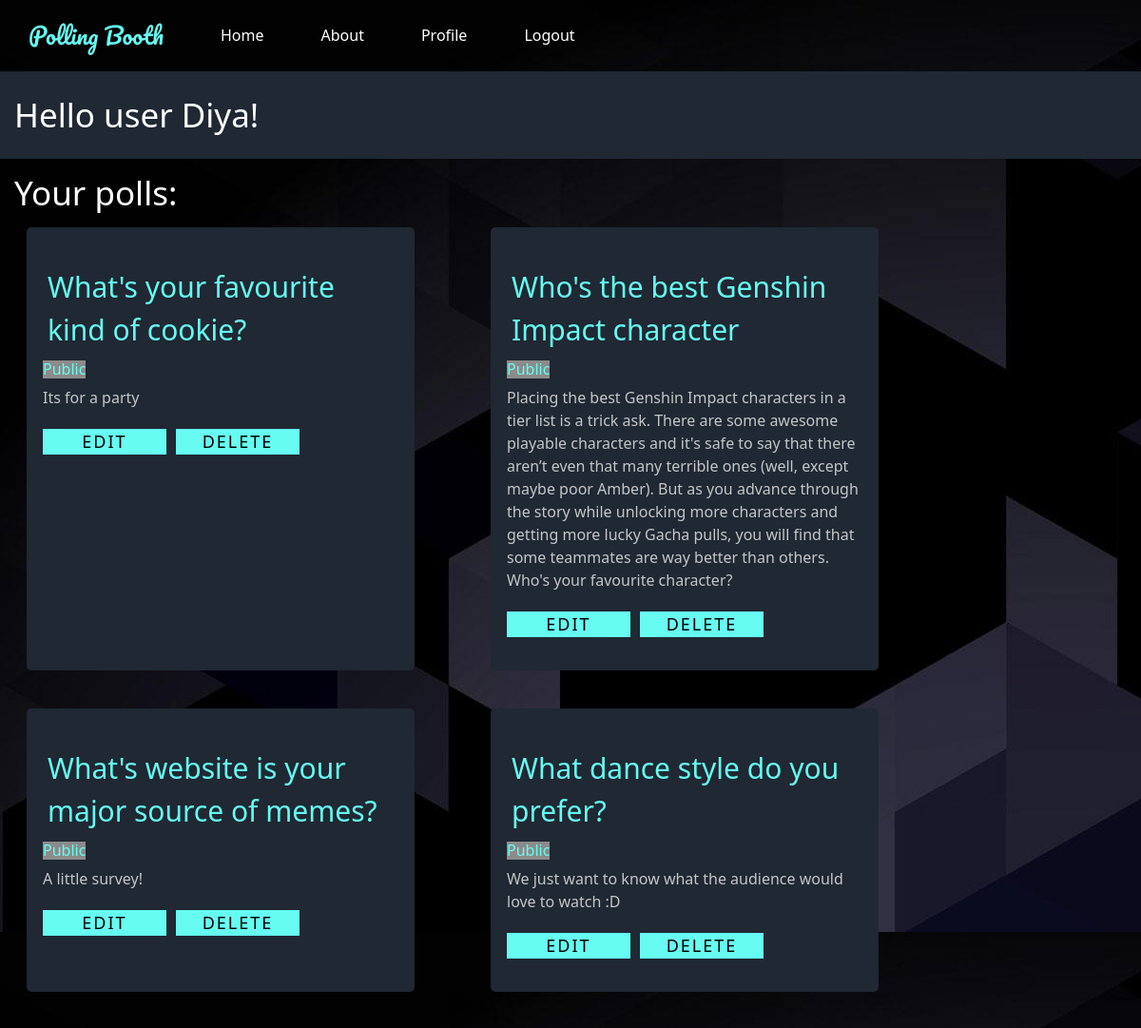
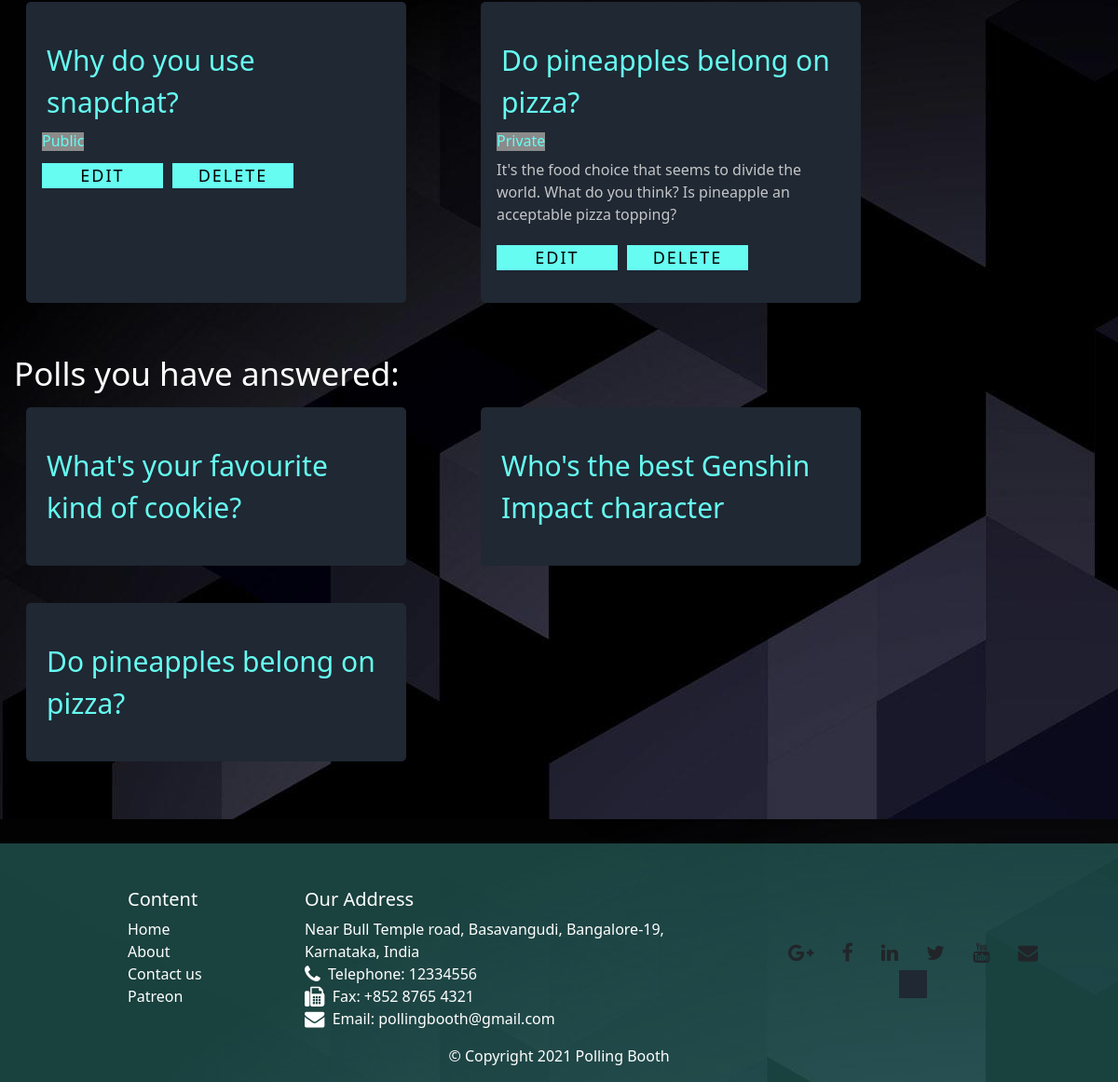
The page /profile.php?error=wrongaccess (signed in) on the database its author committed (2 pictures, top to bottom).
### tables this page shows
CREATE TABLE `polls` (
  `id` int(11) NOT NULL,
  `pollsQues` varchar(128) DEFAULT NULL,
  `pollsDesc` text DEFAULT NULL,
  `pollsStart` date NOT NULL,
  `pollsEnd` date NOT NULL,
  `usersId` int(11) DEFAULT NULL,
  `pollsPrivate` char(1) NOT NULL
);

### includes/functions.inc.php (called while the page is built, shortened)
<?php
function fetchUsersPolls($conn, $user)
{
    $sql = "SELECT * FROM polls WHERE usersId = $user;";
    $result = mysqli_query($conn, $sql);
    $rowsNum = mysqli_num_rows($result);
    if ($rowsNum > 0)
    {
        $rows = mysqli_fetch_all($result, MYSQLI_ASSOC);
        return $rows;
    }
    return false;
}
function pollsAnswered($conn, $user)
{
    $sql = "SELECT polls.id, polls.pollsQues FROM polls JOIN answers ON answers.pollsId = polls.id WHERE answers.usersId = $user;";
    $result = mysqli_query($conn, $sql);
    $rowsNum = mysqli_num_rows($result);
    if ($rowsNum > 0)
    {
        $rows = mysqli_fetch_all($result, MYSQLI_ASSOC);
        return $rows;
    }
    return false;
}

### profile.php (the view, shortened to what this page needs)
<?php
include_once "header.php";
require_once "includes/dbh.inc.php";
require_once "includes/functions.inc.php";
$user = $_SESSION["userid"];
$polls = fetchUsersPolls($conn, $user);
$AnsweredPolls = pollsAnswered($conn, $user);
?>
<div class="polls conatiner">
    <div class="row">
        <div class="error-block">
        <h2>Hello user <?php echo $_SESSION["useruid"]; ?>!</h2>
        </div>
        <h2>Your polls:</h2>
        <?php
        if (!empty($polls)) {
            foreach ($polls as $poll) {
                echo "<div class='poll-container col-6 col-sm-4'><a href=vote.php?id=" . $poll["id"] . ">" . $poll["pollsQues"] . "</a>";
                $category = ($poll['pollsPrivate'] === 'Y') ? "Private" : "Public";
                echo "<h6 class='category'>". $category . "</h6>";
                if ($poll["pollsDesc"]) {
                    echo "<p class='desc'>" . $poll["pollsDesc"] . "</p>";
                }
                echo "<button class='submit-btn prof-btn'><a href='editPoll.php?poll=" . $poll["id"] . "'>Edit</a></button>";
                echo "<button class='submit-btn prof-btn'><a href='includes/deletePoll.inc.php?poll=" . $poll["id"] . "'>Delete</a></button></div>";
            }
        } else {
            echo "<h4 style='color:grey;'>&nbsp&nbsp--You have no polls!--</h4>";
        }
        ?>
    </div>
    <div class="row">
        <h2>Polls you have answered:</h2>
        <?php
        if (!empty($AnsweredPolls)) {
            foreach ($AnsweredPolls as $AnsweredPoll) {
                echo "<div class='poll-container col-6 col-sm-4'><a href=vote.php?id=" . $AnsweredPoll["id"] . ">" . $AnsweredPoll["pollsQues"] . "</a></div>";
            }
        } else {
            echo "<h4 style='color:grey;'>&nbsp&nbsp--Sorry no polls available!--</h4>";
        }
        ?>
    </div>
</div>
<?php
include_once "footer.php";
?>
</body>
</html>

### style.css (style rules this page uses)
html, body { margin: 0px; padding: 0px; }
.polls h2 { margin: 15px; color: rgb(255, 255, 255); font-size: 35px; }
.submit-btn { display: inline-block; background-color: #66fcf1; color: black; text-transform: uppercase; letter-spacing: 2px; font-size: 16px; padding: 8px 16px; border: none; width: 200px; cursor: pointer; }
.poll-container { background-color: #1f2833; color: #C5C6C7; border-radius: 5px; overflow: hidden; padding: 30px; margin: 40px; }
.poll-container a { color: #66fcf1; padding: 10px; font-size: 30px; text-decoration: none; display: flex; justify-content: center; }
.prof-btn a { color: black; font-size: 18px; margin: 0; padding: 0; }
.prof-btn { width: 130px; margin: 5px; padding: 0 5px 0 5px; }
.error-block { background-color: #1f2833; color: rgb(255, 255, 255); width: 75%; margin: auto; padding: 10px; border-radius: 5px; }
.desc { margin-left: 5px; margin-right: 5px; }
.category { margin-left: 5px; background-color: #8b8b8b; color: #66fcf1; width: fit-content; }

### rows shown on the page
polls: pollsQues "What's your favourite kind of cookie?", pollsPrivate "Public", pollsDesc "Its for a party"
polls: pollsQues "Who's the best Genshin Impact character", pollsPrivate "Public", pollsDesc "Placing the best Genshin Impact characters in a tier list is a trick ask. There are some awesome playable characters and it's safe to say that there aren’t even that many terrible ones (well, except maybe poor Amber). But as you advance through the story while unlocking more characters and getting more lucky Gacha pulls, you will find that some teammates are way better than others. Who's your favourite character?"
polls: pollsQues "What's website is your major source of memes?", pollsPrivate "Public", pollsDesc "A little survey!"
polls: pollsQues "What dance style do you prefer?", pollsPrivate "Public", pollsDesc "We just want to know what the audience would love to watch :D"
polls: pollsQues "Why do you use snapchat?", pollsPrivate "Public"
polls: pollsQues "Do pineapples belong on pizza?", pollsPrivate "Private", pollsDesc "It's the food choice that seems to divide the world. What do you think? Is pineapple an acceptable pizza topping?"

### other values the page prints
$_SESSION["useruid"] "Diya"
